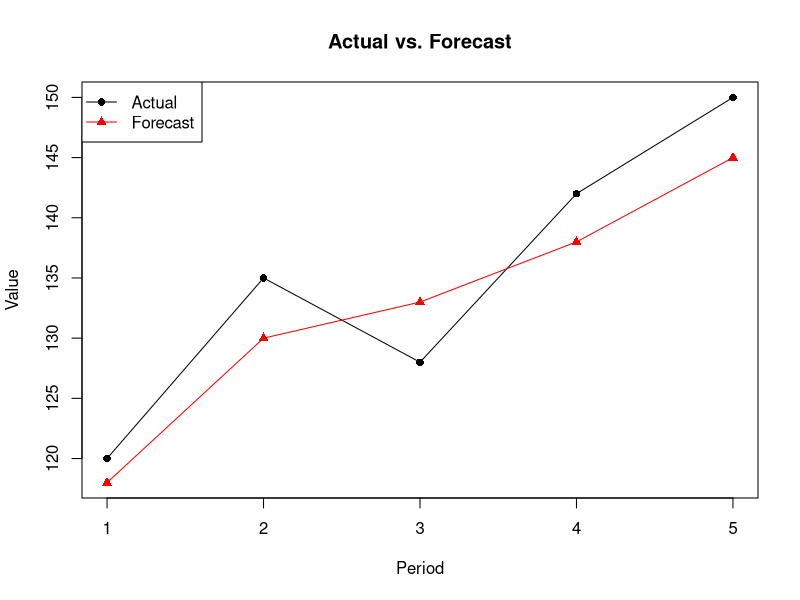

Here is the R script that generated this plot:
# These three metrics are the
# standard way to compare competing forecasting methods.

actual <- c(120, 135, 128, 142, 150)
forecast <- c(118, 130, 133, 138, 145)

errors <- actual - forecast

# MAE: Mean Absolute Error - average size of the error, in original units
mae <- mean(abs(errors))

# MSE: Mean Squared Error - penalizes large errors more heavily than MAE
mse <- mean(errors^2)

# MAPE: Mean Absolute Percentage Error - error size relative to actual
# values, expressed as a percentage (useful for comparing across series
# with different scales)
mape <- mean(abs(errors / actual)) * 100

list(MAE = mae, MSE = mse, MAPE = mape)

# --- chart: actual vs. forecast, side by side ---
periods <- 1:length(actual)
plot(periods, actual, type = "o", pch = 16, col = "black",
     ylim = range(c(actual, forecast)),
     main = "Actual vs. Forecast", xlab = "Period", ylab = "Value")
lines(periods, forecast, type = "o", pch = 17, col = "red")
legend("topleft", legend = c("Actual", "Forecast"),
       col = c("black", "red"), pch = c(16, 17), lty = 1)
